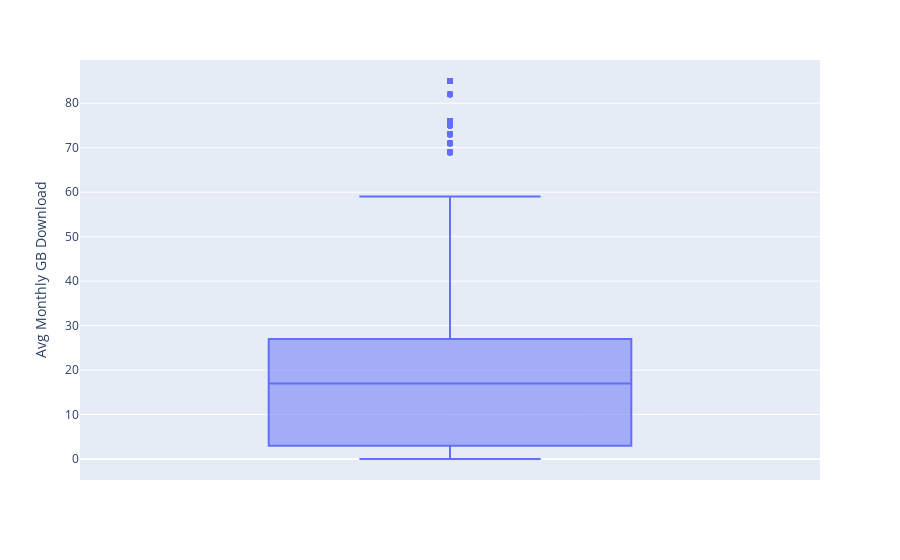

Source (notebook cell):
### Markdown cell above
**Détection des valeurs extrêmes**

### Code cell
px.box(df,y='Avg Monthly GB Download').show()

### Figure 1 — Plotly figure (JSON) as saved in the notebook; plotly's stock layout.template omitted (floating-point values rounded to 4 significant figures; data arrays with more than 128 entries replaced by an {"elided": "..."} marker saying what was removed)
{"data": [{"alignmentgroup": "True", "hovertemplate": "Avg Monthly GB Download=%{y}<extra></extra>", "legendgroup": "", "marker": {"color": "#636efa"}, "name": "", "notched": false, "offsetgroup": "", "orientation": "v", "showlegend": false, "type": "box", "x0": " ", "xaxis": "x", "y": {"elided": "7043 int values"}, "y0": " ", "yaxis": "y"}], "layout": {"boxmode": "group", "legend": {"tracegroupgap": 0}, "margin": {"t": 60}, "xaxis": {"anchor": "y", "domain": [0, 1]}, "yaxis": {"anchor": "x", "domain": [0, 1], "title": {"text": "Avg Monthly GB Download"}}}}
